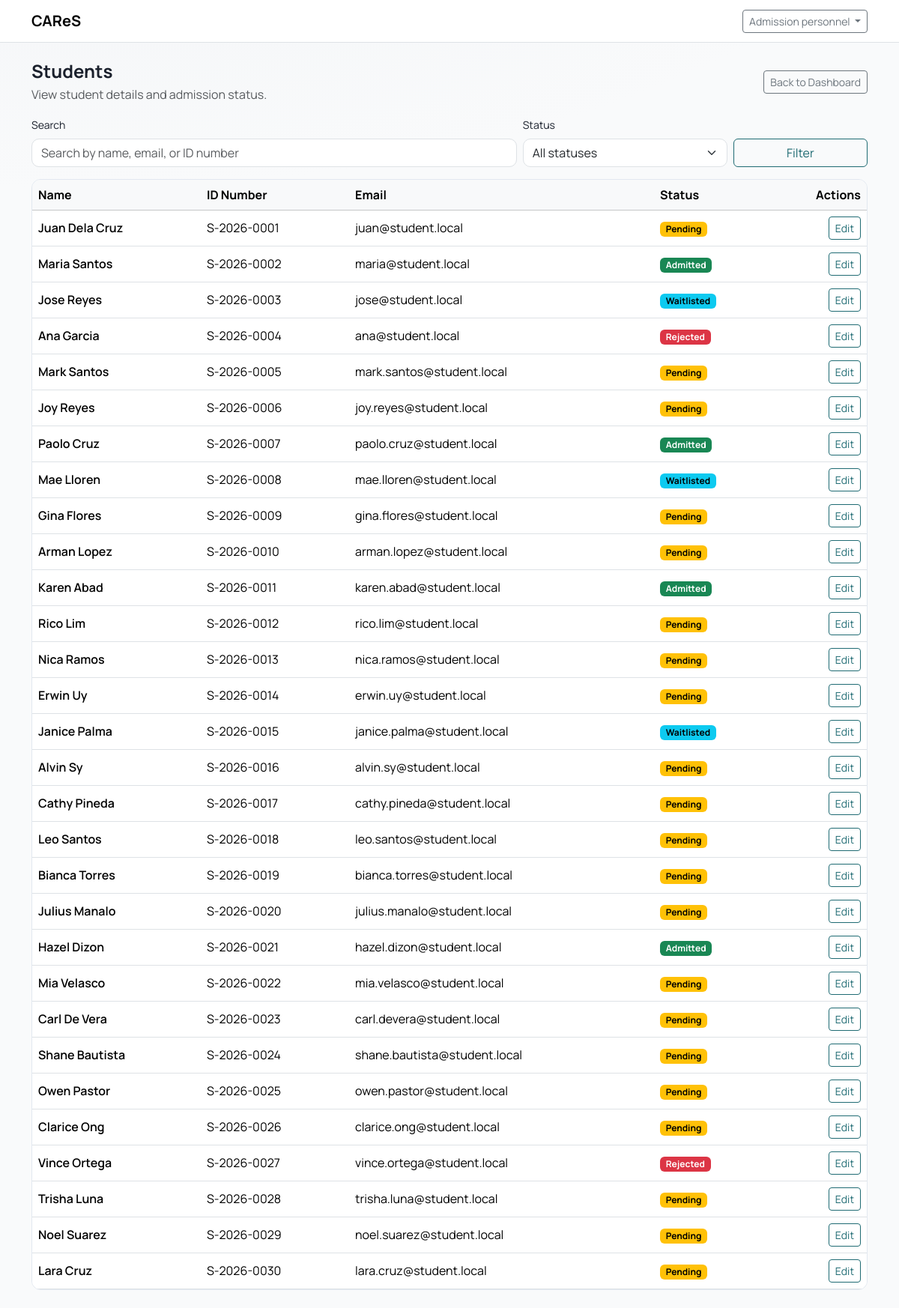
/admission/students (signed in), run on the app's committed database.
### tables this page shows
CREATE TABLE students (
    id INT UNSIGNED AUTO_INCREMENT PRIMARY KEY,
    id_number VARCHAR(50) NULL,
    name VARCHAR(150) NOT NULL,
    email VARCHAR(150) NOT NULL UNIQUE,
    status ENUM('pending', 'admitted', 'rejected', 'waitlisted') NOT NULL DEFAULT 'pending',
    is_deleted TINYINT(1) NOT NULL DEFAULT 0,
    created_by INT UNSIGNED NULL,
    updated_by INT UNSIGNED NULL,
    created_at TIMESTAMP NOT NULL DEFAULT CURRENT_TIMESTAMP,
    updated_at TIMESTAMP NULL DEFAULT NULL ON UPDATE CURRENT_TIMESTAMP,
    deleted_at DATETIME NULL,
    UNIQUE KEY uk_students_id_number (id_number),
    CHECK (status <> 'admitted' OR id_number IS NOT NULL),
    INDEX idx_students_status (status),
    INDEX idx_students_deleted (is_deleted)
);

### core/View.php (called while the page is built, shortened)
<?php
final class View
{
    public static function render(string $viewPath, array $data = []): void
    {
        require __DIR__ . '/../app/Views/layouts/main.php';
    }
}

### app/Controllers/AdmissionController.php (called while the page is built, shortened)
<?php
final class AdmissionController
{
    public static function students(): void
    {
        $q = trim((string)($_GET['q'] ?? ''));
        $status = trim((string)($_GET['status'] ?? ''));
        $params = [];
        $where = "WHERE is_deleted = 0";
        $sql = "SELECT id, id_number, name, email, status, created_at
                FROM students
                $where
                ORDER BY created_at DESC";
        $st = Database::pdo()->prepare($sql);
        $st->execute($params);
        $students = $st->fetchAll();
        View::render('admission/students', [
            'title' => 'Students',
            'students' => $students,
            'q' => $q,
            'statusFilter' => $status,
        ]);
    }
}

### core/Router.php (called while the page is built, shortened)
<?php
final class Router
{
    private array $routes = ['GET' => [], 'POST' => []];
    public function get(string $path, callable $handler): void
    {
        $this->routes['GET'][$path] = $handler;
    }
    public function post(string $path, callable $handler): void
    {
        $this->routes['POST'][$path] = $handler;
    }
    public function dispatch(string $method, string $path): void
    {
        $handler = $this->routes[$method][$path] ?? null;
        $handler();
    }
}

### public/index.php (called while the page is built, shortened)
<?php
$router = new Router();
$uri = parse_url($_SERVER['REQUEST_URI'] ?? '/', PHP_URL_PATH) ?: '/';
$path = str_starts_with($uri, BASE_PATH) ? substr($uri, strlen(BASE_PATH)) : $uri;
$path = $path === '' ? '/' : $path;
$method = $_SERVER['REQUEST_METHOD'] ?? 'GET';
$router->get('/', fn() => redirect('/login'));
$router->get('/login', [AuthController::class, 'showLogin']);
$router->post('/login', [AuthController::class, 'login']);
$router->get('/logout', [AuthController::class, 'logout']);
$router->get('/register', [AuthController::class, 'showRegister']);
$router->post('/register', [AuthController::class, 'register']);
$router->get('/verify-email', [AuthController::class, 'showVerifyEmail']);
$router->post('/verify-email', [AuthController::class, 'verifyEmail']);
$router->post('/verify-email/resend', [AuthController::class, 'resendVerifyEmail']);
$router->get('/force-password-change', [AuthController::class, 'showForcePasswordChange']);
$router->post('/force-password-change', [AuthController::class, 'forcePasswordChange']);
$router->get('/forgot-password', [AuthController::class, 'showForgotPassword']);
$router->post('/forgot-password', [AuthController::class, 'forgotPassword']);
$router->get('/reset-password', [AuthController::class, 'showResetPassword']);
$router->post('/reset-password', [AuthController::class, 'resetPassword']);
$router->get('/admin', fn() => redirect('/administrator'));
$router->get('/guidance', fn() => redirect('/admission'));
$router->get('/administrator', [AdminController::class, 'dashboard']);
$router->get('/administrator/accounts', function () {
    RoleMiddleware::requireRole('administrator');
    AccountsController::index();
});
$router->get('/administrator/accounts/create', function () {
    RoleMiddleware::requireRole('administrator');
    AccountsController::create();
});
$router->post('/administrator/accounts/create', function () {
    RoleMiddleware::requireRole('administrator');
    AccountsController::store();
});
$router->get('/administrator/accounts/edit', function () {
    RoleMiddleware::requireRole('administrator');
    AccountsController::edit();
});
$router->post('/administrator/accounts/edit', function () {
    RoleMiddleware::requireRole('administrator');
    AccountsController::update();
});
$router->post('/administrator/accounts/toggle', function () {
    RoleMiddleware::requireRole('administrator');
    AccountsController::toggleActive();
});
$router->post('/administrator/accounts/reset-password', function () {
    RoleMiddleware::requireRole('administrator');
    AccountsController::resetPassword();
});
$router->post('/administrator/accounts/verify', function () {
    RoleMiddleware::requireRole('administrator');
    AccountsController::verify();
});
$router->post('/administrator/accounts/reject', function () {
    RoleMiddleware::requireRole('administrator');
    AccountsController::reject();
});
$router->get('/administrator/matrix', [AdminController::class, 'matrix']);
$router->post('/administrator/matrix', [AdminController::class, 'saveMatrix']);
$router->get('/administrator/scores', [AdminController::class, 'scores']);
$router->get('/administrator/scores/view', [AdminController::class, 'viewScores']);
$router->get('/administrator/results', [AdminController::class, 'results']);
$router->get('/administrator/logs', [AdminController::class, 'logs']);
$router->get('/administrator/reports', [AdminController::class, 'reports']);
$router->get('/administrator/profile', [AdminController::class, 'profile']);
$router->post('/administrator/profile', [AdminController::class, 'updateProfile']);
$router->post('/administrator/profile/password', [AdminController::class, 'updatePassword']);
$router->get('/administrator/students', function () {
    RoleMiddleware::requireRole('administrator');
    AccountsController::students();
});
$router->get('/administrator/students/create', function () {
    RoleMiddleware::requireRole('administrator');
    AccountsController::createStudent();
});
$router->post('/administrator/students/create', function () {
    RoleMiddleware::requireRole('administrator');
    AccountsController::storeStudent();
});
$router->get('/administrator/students/edit', function () {
    RoleMiddleware::requireRole('administrator');
    AccountsController::editStudent();
});
$router->post('/administrator/students/edit', function () {
    RoleMiddleware::requireRole('administrator');
    AccountsController::updateStudent();
});
$router->get('/admission', [AdmissionController::class, 'dashboard']);
$router->get('/admission/encode', [AdmissionController::class, 'encode']);
$router->get('/admission/encode/edit', [AdmissionController::class, 'editScores']);
$router->post('/admission/encode/edit', [AdmissionController::class, 'saveScores']);
$router->get('/admission/results', [AdmissionController::class, 'results']);
$router->get('/admission/storage', [AdmissionController::class, 'storage']);
$router->get('/admission/storage/edit', [AdmissionController::class, 'editStoredScores']);
$router->get('/admission/students', [AdmissionController::class, 'students']);
$router->get('/admission/students/edit', [AdmissionController::class, 'editStudent']);
$router->post('/admission/students/edit', [AdmissionController::class, 'updateStudent']);
$router->dispatch($method, $path);

### core/Helpers.php (called while the page is built, shortened)
<?php
function e(string $value): string
{
    return htmlspecialchars($value, ENT_QUOTES, 'UTF-8');
}
function studentStatusBadgeClass(string $status): string
{
    return match (strtolower($status)) {
        'admitted' => 'text-bg-success',
        'rejected' => 'text-bg-danger',
        'waitlisted' => 'text-bg-info',
        'pending' => 'text-bg-warning',
        default => 'text-bg-secondary',
    };
}

### core/Database.php (called while the page is built, shortened)
<?php
final class Database
{
    private static ?PDO $pdo = null;
    public static function pdo(): PDO
    {
        $dsn = sprintf(
            'mysql:host=%s;dbname=%s;charset=%s',
            DB_HOST,
            DB_NAME,
            DB_CHARSET
        );
        $options = [
            PDO::ATTR_ERRMODE            => PDO::ERRMODE_EXCEPTION,
            PDO::ATTR_DEFAULT_FETCH_MODE => PDO::FETCH_ASSOC,
            PDO::ATTR_EMULATE_PREPARES   => false,
        ];
        try {
            self::$pdo = new PDO($dsn, DB_USER, DB_PASS, $options);
            self::$pdo->exec("SET time_zone = '+08:00'");
            return self::$pdo;
        } catch (PDOException $e) {
            if (APP_DEBUG) {
                exit('DB Error: ' . e($e->getMessage()));
            }
            exit('Database connection failed.');
        }
    }
}

### app/Views/admission/students.php (the view, shortened to what this page needs)
<div class="d-flex flex-wrap align-items-center justify-content-between gap-2 mb-3">
  <div>
    <h4 class="fw-bold mb-1">Students</h4>
    <p class="text-muted mb-0">View student details and admission status.</p>
  </div>
  <a class="btn btn-outline-secondary btn-sm" href="<?= e(BASE_PATH) ?>/admission">Back to Dashboard</a>
</div>
<form class="row g-2 align-items-end mb-3" method="get" action="<?= e(BASE_PATH) ?>/admission/students">
  <div class="col-12 col-md-7">
    <label class="form-label small">Search</label>
    <input class="form-control" type="text" name="q" value="<?= e((string)($q ?? '')) ?>" placeholder="Search by name, email, or ID number">
  </div>
  <div class="col-12 col-md-3">
    <label class="form-label small">Status</label>
    <select class="form-select" name="status">
      <option value="">All statuses</option>
    </select>
  </div>
  <div class="col-12 col-md-2 d-grid">
    <button class="btn btn-outline-primary" type="submit">Filter</button>
  </div>
</form>
<?php if (!empty($students)): ?>
  <div class="d-none d-md-block">
    <div class="table-responsive">
      <table class="table table-hover align-middle mb-0">
        <thead class="table-light">
          <tr>
            <th>Name</th>
            <th>ID Number</th>
            <th>Email</th>
            <th>Status</th>
            <th class="text-end">Actions</th>
          </tr>
        </thead>
        <tbody>
          <?php foreach ($students as $s): ?>
            <tr>
              <td class="fw-semibold"><?= e($s['name']) ?></td>
              <td><?= e((string)($s['id_number'] ?? 'Not set')) ?></td>
              <td><?= e($s['email']) ?></td>
              <td>
                <span class="badge <?= e(studentStatusBadgeClass((string)($s['status'] ?? 'pending'))) ?>">
                  <?= e(ucfirst((string)($s['status'] ?? 'pending'))) ?>
                </span>
              </td>
              <td class="text-end">
                <a class="btn btn-outline-primary btn-sm" href="<?= e(BASE_PATH) ?>/admission/students/edit?id=<?= (int)$s['id'] ?>">Edit</a>
              </td>
            </tr>
          <?php endforeach; ?>
        </tbody>
      </table>
    </div>
  </div>
<?php else: ?>
  <div class="card shadow-sm">
    <div class="card-body text-muted">No students found.</div>
  </div>
<?php endif; ?>

### public/assets/app.css (style rules this page uses)
:root { --cares-primary: #1f6b73; --cares-primary-600: #17555b; --cares-accent: #f0b56a; --cares-bg: #f4f6f8; --cares-ink: #1a202c; --cares-muted: #5b6673; --cares-border: #e2e8f0; --cares-card: #ffffff; }
body.app-body { font-family: "Manrope", "Segoe UI", system-ui, -apple-system, sans-serif; background: radial-gradient(1200px 600px at 10% -20%, #e8f1f2 0%, #f4f6f8 45%, #f9fafb 100%); color: var(--cares-ink); }
a { color: var(--cares-primary); }
.btn-outline-primary { color: var(--cares-primary); border-color: var(--cares-primary); }
.table thead th { white-space: nowrap; }
.table-responsive { border-radius: 12px; border: 1px solid var(--cares-border); }
.form-control, .form-select { border-radius: 10px; }

### data on the page
students: name "Juan Dela Cruz", id_number "S-2026-0001", email "juan@student.local", status "Pending"
students: name "Maria Santos", id_number "S-2026-0002", email "maria@student.local", status "Admitted"
students: name "Jose Reyes", id_number "S-2026-0003", email "jose@student.local", status "Waitlisted"
students: name "Ana Garcia", id_number "S-2026-0004", email "ana@student.local", status "Rejected"
students: name "Mark Santos", id_number "S-2026-0005", email "mark.santos@student.local", status "Pending"
students: name "Joy Reyes", id_number "S-2026-0006", email "joy.reyes@student.local", status "Pending"
students: name "Paolo Cruz", id_number "S-2026-0007", email "paolo.cruz@student.local", status "Admitted"
students: name "Mae Lloren", id_number "S-2026-0008", email "mae.lloren@student.local", status "Waitlisted"
students: name "Gina Flores", id_number "S-2026-0009", email "gina.flores@student.local", status "Pending"
students: name "Arman Lopez", id_number "S-2026-0010", email "arman.lopez@student.local", status "Pending"
students: name "Karen Abad", id_number "S-2026-0011", email "karen.abad@student.local", status "Admitted"
students: name "Rico Lim", id_number "S-2026-0012", email "rico.lim@student.local", status "Pending"
students: name "Nica Ramos", id_number "S-2026-0013", email "nica.ramos@student.local", status "Pending"
students: name "Erwin Uy", id_number "S-2026-0014", email "erwin.uy@student.local", status "Pending"
students: name "Janice Palma", id_number "S-2026-0015", email "janice.palma@student.local", status "Waitlisted"
students: name "Alvin Sy", id_number "S-2026-0016", email "alvin.sy@student.local", status "Pending"
students: name "Cathy Pineda", id_number "S-2026-0017", email "cathy.pineda@student.local", status "Pending"
students: name "Leo Santos", id_number "S-2026-0018", email "leo.santos@student.local", status "Pending"
students: name "Bianca Torres", id_number "S-2026-0019", email "bianca.torres@student.local", status "Pending"
students: name "Julius Manalo", id_number "S-2026-0020", email "julius.manalo@student.local", status "Pending"
students: name "Hazel Dizon", id_number "S-2026-0021", email "hazel.dizon@student.local", status "Admitted"
students: name "Mia Velasco", id_number "S-2026-0022", email "mia.velasco@student.local", status "Pending"
students: name "Carl De Vera", id_number "S-2026-0023", email "carl.devera@student.local", status "Pending"
students: name "Shane Bautista", id_number "S-2026-0024", email "shane.bautista@student.local", status "Pending"
students: name "Owen Pastor", id_number "S-2026-0025", email "owen.pastor@student.local", status "Pending"
students: name "Clarice Ong", id_number "S-2026-0026", email "clarice.ong@student.local", status "Pending"
students: name "Vince Ortega", id_number "S-2026-0027", email "vince.ortega@student.local", status "Rejected"
students: name "Trisha Luna", id_number "S-2026-0028", email "trisha.luna@student.local", status "Pending"
students: name "Noel Suarez", id_number "S-2026-0029", email "noel.suarez@student.local", status "Pending"
students: name "Lara Cruz", id_number "S-2026-0030", email "lara.cruz@student.local", status "Pending"

### other printed values
APP_NAME "CAReS"
$_SESSION['name'] "Admission personnel"
